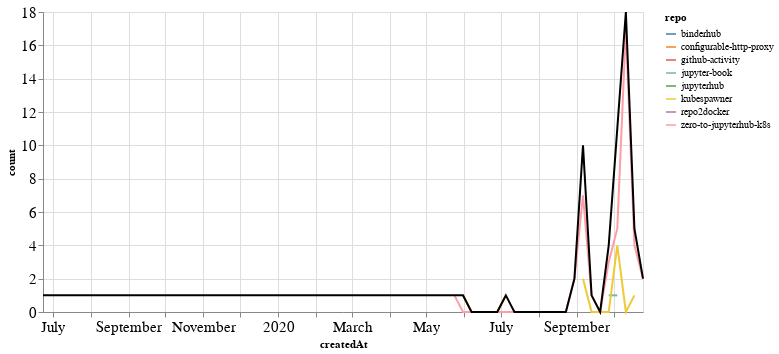

The code cell stored with this chart in its notebook:
### Markdown cell above
## PRs

### Code cell
prs_time = prs.groupby('repo').resample('W', on='createdAt').count()['author'].reset_index()
prs_time = prs_time.rename(columns={'author': 'count'})
prs_time_total = prs_time.groupby('createdAt').agg({"count": "sum"}).reset_index()

ch1 = alt.Chart(prs_time, width=600).mark_line().encode(
    x='createdAt',
    y='count',
    color='repo',
    tooltip="repo"
)

ch2 = alt.Chart(prs_time_total, width=600).mark_line(color="black").encode(
    x='createdAt',
    y='count',
)

ch1 + ch2

### Figure 1 — Vega-Lite specification as saved in the notebook (floating-point values rounded to 4 significant figures)
{"config": {"axisLeft": {"labelFontSize": 15}, "axisBottom": {"labelFontSize": 15}}, "layer": [{"data": {"name": "data-9caf764b52cc17ad4801d630be6e13b2"}, "mark": "line", "encoding": {"color": {"type": "nominal", "field": "repo"}, "tooltip": {"type": "nominal", "field": "repo"}, "x": {"type": "temporal", "field": "createdAt"}, "y": {"type": "quantitative", "field": "count"}}, "width": 600}, {"data": {"name": "data-b5286d96e5c4a46bdc5a455a94208ab9"}, "mark": {"type": "line", "color": "black"}, "encoding": {"x": {"type": "temporal", "field": "createdAt"}, "y": {"type": "quantitative", "field": "count"}}, "width": 600}], "$schema": "https://vega.github.io/schema/vega-lite/v4.8.1.json", "datasets": {"data-9caf764b52cc17ad4801d630be6e13b2": [{"repo": "binderhub", "createdAt": "2020-09-06T00:00:00", "count": 1}, {"repo": "configurable-http-proxy", "createdAt": "2020-05-31T00:00:00", "count": 1}, {"repo": "configurable-http-proxy", "createdAt": "2020-06-07T00:00:00", "count": 0}, {"repo": "configurable-http-proxy", "createdAt": "2020-06-14T00:00:00", "count": 0}, {"repo": "configurable-http-proxy", "createdAt": "2020-06-21T00:00:00", "count": 0}, {"repo": "configurable-http-proxy", "createdAt": "2020-06-28T00:00:00", "count": 0}, {"repo": "configurable-http-proxy", "createdAt": "2020-07-05T00:00:00", "count": 1}, {"repo": "github-activity", "createdAt": "2020-10-11T00:00:00", "count": 1}, {"repo": "jupyter-book", "createdAt": "2020-09-27T00:00:00", "count": 1}, {"repo": "jupyter-book", "createdAt": "2020-10-04T00:00:00", "count": 1}, {"repo": "jupyterhub", "createdAt": "2020-10-04T00:00:00", "count": 1}, {"repo": "kubespawner", "createdAt": "2020-09-06T00:00:00", "count": 2}, {"repo": "kubespawner", "createdAt": "2020-09-13T00:00:00", "count": 0}, {"repo": "kubespawner", "createdAt": "2020-09-20T00:00:00", "count": 0}, {"repo": "kubespawner", "createdAt": "2020-09-27T00:00:00", "count": 0}, {"repo": "kubespawner", "createdAt": "2020-10-04T00:00:00", "count": 4}, {"repo": "kubespawner", "createdAt": "2020-10-11T00:00:00", "count": 0}, {"repo": "kubespawner", "createdAt": "2020-10-18T00:00:00", "count": 1}, {"repo": "repo2docker", "createdAt": "2019-06-23T00:00:00", "count": 1}, {"repo": "zero-to-jupyterhub-k8s", "createdAt": "2020-05-24T00:00:00", "count": 1}, {"repo": "zero-to-jupyterhub-k8s", "createdAt": "2020-05-31T00:00:00", "count": 0}, {"repo": "zero-to-jupyterhub-k8s", "createdAt": "2020-06-07T00:00:00", "count": 0}, {"repo": "zero-to-jupyterhub-k8s", "createdAt": "2020-06-14T00:00:00", "count": 0}, {"repo": "zero-to-jupyterhub-k8s", "createdAt": "2020-06-21T00:00:00", "count": 0}, {"repo": "zero-to-jupyterhub-k8s", "createdAt": "2020-06-28T00:00:00", "count": 0}, {"repo": "zero-to-jupyterhub-k8s", "createdAt": "2020-07-05T00:00:00", "count": 0}, {"repo": "zero-to-jupyterhub-k8s", "createdAt": "2020-07-12T00:00:00", "count": 0}, {"repo": "zero-to-jupyterhub-k8s", "createdAt": "2020-07-19T00:00:00", "count": 0}, {"repo": "zero-to-jupyterhub-k8s", "createdAt": "2020-07-26T00:00:00", "count": 0}, {"repo": "zero-to-jupyterhub-k8s", "createdAt": "2020-08-02T00:00:00", "count": 0}, {"repo": "zero-to-jupyterhub-k8s", "createdAt": "2020-08-09T00:00:00", "count": 0}, {"repo": "zero-to-jupyterhub-k8s", "createdAt": "2020-08-16T00:00:00", "count": 0}, {"repo": "zero-to-jupyterhub-k8s", "createdAt": "2020-08-23T00:00:00", "count": 0}, {"repo": "zero-to-jupyterhub-k8s", "createdAt": "2020-08-30T00:00:00", "count": 2}, {"repo": "zero-to-jupyterhub-k8s", "createdAt": "2020-09-06T00:00:00", "count": 7}, {"repo": "zero-to-jupyterhub-k8s", "createdAt": "2020-09-13T00:00:00", "count": 1}, {"repo": "zero-to-jupyterhub-k8s", "createdAt": "2020-09-20T00:00:00", "count": 0}, {"repo": "zero-to-jupyterhub-k8s", "createdAt": "2020-09-27T00:00:00", "count": 3}, {"repo": "zero-to-jupyterhub-k8s", "createdAt": "2020-10-04T00:00:00", "count": 5}, {"repo": "zero-to-jupyterhub-k8s", "createdAt": "2020-10-11T00:00:00", "count": 17}, {"repo": "zero-to-jupyterhub-k8s", "createdAt": "2020-10-18T00:00:00", "count": 4}, {"repo": "zero-to-jupyterhub-k8s", "createdAt": "2020-10-25T00:00:00", "count": 2}], "data-b5286d96e5c4a46bdc5a455a94208ab9": [{"createdAt": "2019-06-23T00:00:00", "count": 1}, {"createdAt": "2020-05-24T00:00:00", "count": 1}, {"createdAt": "2020-05-31T00:00:00", "count": 1}, {"createdAt": "2020-06-07T00:00:00", "count": 0}, {"createdAt": "2020-06-14T00:00:00", "count": 0}, {"createdAt": "2020-06-21T00:00:00", "count": 0}, {"createdAt": "2020-06-28T00:00:00", "count": 0}, {"createdAt": "2020-07-05T00:00:00", "count": 1}, {"createdAt": "2020-07-12T00:00:00", "count": 0}, {"createdAt": "2020-07-19T00:00:00", "count": 0}, {"createdAt": "2020-07-26T00:00:00", "count": 0}, {"createdAt": "2020-08-02T00:00:00", "count": 0}, {"createdAt": "2020-08-09T00:00:00", "count": 0}, {"createdAt": "2020-08-16T00:00:00", "count": 0}, {"createdAt": "2020-08-23T00:00:00", "count": 0}, {"createdAt": "2020-08-30T00:00:00", "count": 2}, {"createdAt": "2020-09-06T00:00:00", "count": 10}, {"createdAt": "2020-09-13T00:00:00", "count": 1}, {"createdAt": "2020-09-20T00:00:00", "count": 0}, {"createdAt": "2020-09-27T00:00:00", "count": 4}, {"createdAt": "2020-10-04T00:00:00", "count": 11}, {"createdAt": "2020-10-11T00:00:00", "count": 18}, {"createdAt": "2020-10-18T00:00:00", "count": 5}, {"createdAt": "2020-10-25T00:00:00", "count": 2}]}}
